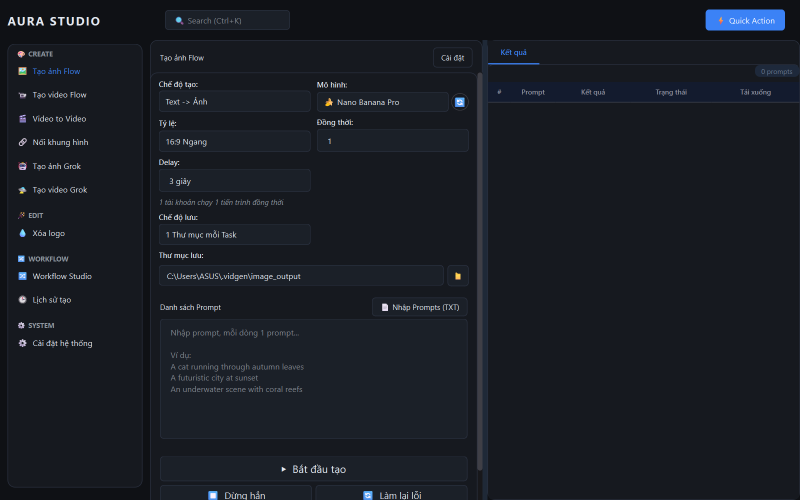
#> input picture assets/flow_image.png, 1600 x 1000 px (shown at 1/2 size)
$ python -i image_analyzer.py   (imports and definitions only)
#> lines starting #> are read from the running program, lines starting #| are printed output that depends on the picture; after the words box and inside, x2 and y2 are one past the last pixel; in counts of white or black regions, pixels touching at a corner belong together
import cv2
import numpy as np
import time

class ImageAnalyzer:
    def __init__(self):
        pass

    def analyze(self, image_path: str) -> dict:
#> called with image_path = '../../assets/flow_image.png'
        t0 = time.perf_counter()
        img = cv2.imread(str(image_path))
#> img is the input picture: shape (1000, 1600, 3); mean B, G, R 35.9, 28.8, 25
        if img is None:
            return {"error": "Invalid image"}

        # Fast resize for analysis to guarantee < 50ms
        h, w = img.shape[:2]
#> h = 1000; w = 1600
        max_dim = 512
        if max(h, w) > max_dim:
            scale = max_dim / max(h, w)
#> scale = 0.32
            img = cv2.resize(img, (int(w * scale), int(h * scale)), interpolation=cv2.INTER_LINEAR)
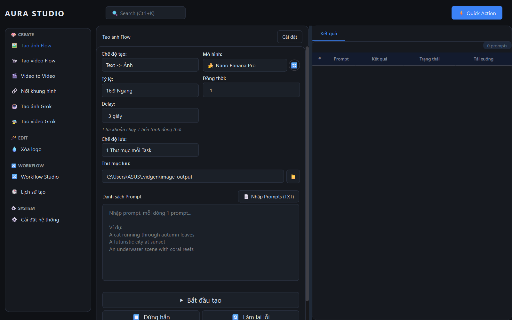
#> img: shape (320, 512, 3); mean B, G, R 35.9, 28.8, 25

        h, w = img.shape[:2]
#> h = 320; w = 512
        area = h * w
#> area = 163840

        # 1. Grayscale for structural analysis
        gray = cv2.cvtColor(img, cv2.COLOR_BGR2GRAY)

        # 2. Edge Density
        edges = cv2.Canny(gray, 100, 200)
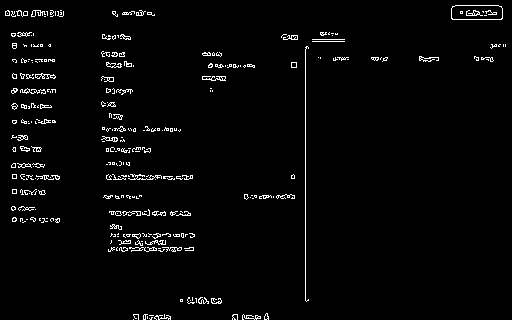
#> edges: shape (320, 512); 2.7% white in thin lines or dots
        edge_density = np.count_nonzero(edges) / area
#> edge_density = 0.0266

        # 3. Entropy & Histogram
        hist = cv2.calcHist([gray], [0], None, [256], [0, 256])
#> hist = 256 values, max 105305 at index 25, min 0 at index 0, mean 640
        hist = hist.flatten() / area
#> hist = 256 values, max 0.643 at index 25, min 0 at index 0, mean 0.00391
        hist_non_zero = hist[hist > 0]
#> hist_non_zero = 222 values, max 0.643 at index 8, min 6.1e-06 at index 3, mean 0.0045
        entropy = -np.sum(hist_non_zero * np.log2(hist_non_zero))
#> entropy = 2.01

        # 4. Color Variance (Quantized)
        img_small = cv2.resize(img, (128, 128), interpolation=cv2.INTER_NEAREST)
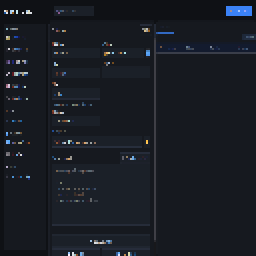
#> img_small: shape (128, 128, 3) (shown 2 times larger); mean B, G, R 35.9, 28.8, 25.1
        img_quant = img_small // 32
        unique_colors = len(np.unique(img_quant.reshape(-1, 3), axis=0))
#> unique_colors = 95
        color_variance = unique_colors / (128 * 128)
#> color_variance = 0.0058

        # 5. Connected Components (Text/UI Approximation)
        thresh = cv2.adaptiveThreshold(gray, 255, cv2.ADAPTIVE_THRESH_GAUSSIAN_C, cv2.THRESH_BINARY_INV, 11, 2)
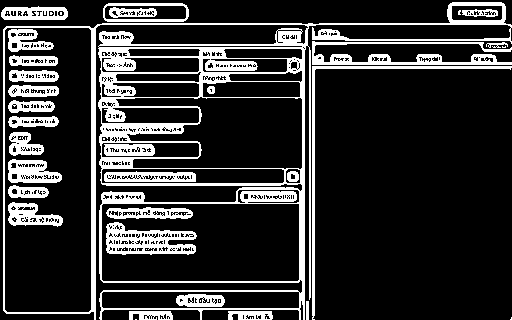
#> thresh: shape (320, 512); 19.4% white; 50 white regions (22 under 20 px), largest, box (x1, y1, x2, y2) and area: (3, 2, 512, 320) 16789, (312, 41, 512, 65) 1759, (106, 222, 197, 255) 1657
        num_labels, labels, stats, centroids = cv2.connectedComponentsWithStats(thresh, connectivity=8)
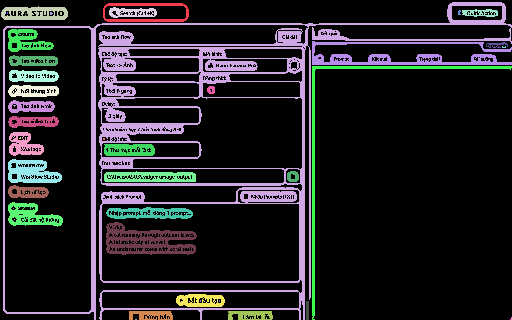
#> labels: shape (320, 512) int32; 51 distinct labels, from 0 to 50; one colour per label, 0 black
#> num_labels = 51; stats = 51 rows, first 6: [0, 0, 512, 320, 132030], [103, 3, 86, 19, 541], [3, 2, 509, 318, 16789], [1, 6, 67, 14, 673], [109, 7, 48, 11, 323], [462, 9, 36, 8, 177]; centroids = 51 pairs, first value 7 to 510.8, second value 12 to 319

        text_like_components = 0
        for i in range(1, num_labels):
            comp_area = stats[i, cv2.CC_STAT_AREA]
            if 10 < comp_area < 2000:
                text_like_components += 1
#> this loop made 50 passes
#> comp_area on passes 1, 2, 3, 4, 5, 12, 13, 14, 16, 17, 18, 19: 541, 16789, 673, 323, 177, 583, 1759, 64, 398, 1349, 460, 452
#> after the loop, text_like_components = 28
        text_density = text_like_components / (area / 10000)
#> text_density = 1.71

        # 6. Straight Line Detection
        lines = cv2.HoughLinesP(edges, 1, np.pi / 180, threshold=40, minLineLength=30, maxLineGap=10)
#> lines = 39 rows, first 6: [305, 300, 305, 47], [5, 11, 63, 12], [466, 14, 502, 14], [12, 45, 50, 46], [107, 179, 155, 179], [12, 175, 57, 175]
        line_length = 0
        if lines is not None:
            for line in lines:
                x1, y1, x2, y2 = line[0]
                line_length += np.sqrt((x2 - x1)**2 + (y2 - y1)**2)
#> this loop made 39 passes
#> (x1, y1, x2, y2, line_length) on passes 1 to 12: (305, 300, 305, 47, 253), (5, 11, 63, 12, 311), (466, 14, 502, 14, 347), (12, 45, 50, 46, 385), (107, 179, 155, 179, 433), (12, 175, 57, 175, 478), (106, 176, 192, 176, 564), (312, 39, 344, 39, 596), (208, 67, 254, 65, 642.1), (106, 178, 192, 178, 728.1), (5, 15, 63, 15, 786.1), (259, 198, 293, 195, 820.2)
#> after the loop, line_length = 2162.6
        line_density = line_length / max(w, h)
#> line_density = 4.22

        analysis_time = (time.perf_counter() - t0) * 1000

        return {
            "edge_density": edge_density,
            "entropy": float(entropy),
            "color_variance": color_variance,
            "text_density": text_density,
            "line_density": line_density,
            "analysis_time_ms": analysis_time
        }

>>> result = ImageAnalyzer().analyze('../../assets/flow_image.png')
#> result = {'edge_density': 0.0266, 'entropy': 2.01, 'color_variance': 0.0058, 'text_density': 1.71, 'line_density': 4.22, 'analysis_time_ms': 472.3}

$ run again, on assets/char_video.png
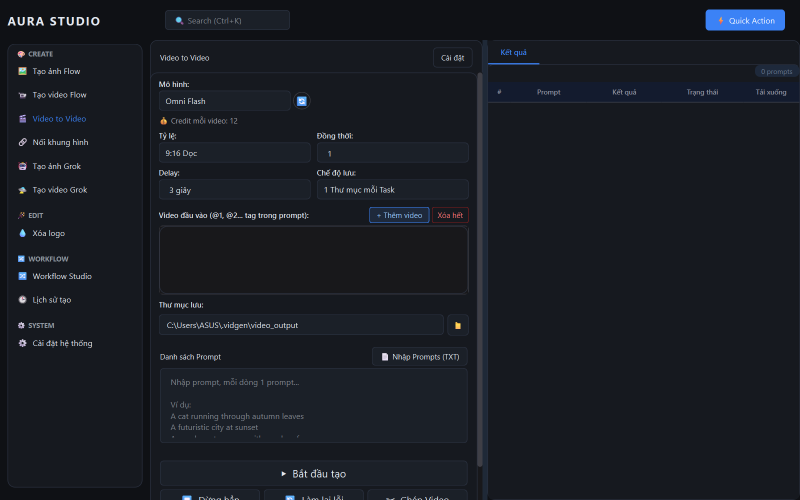
#> input picture assets/char_video.png, 1600 x 1000 px (shown at 1/2 size)
#> in analyze, img is the input picture: shape (1000, 1600, 3); mean B, G, R 35.4, 28.5, 24.9
#> img: shape (320, 512, 3)
#> in analyze, `edges = cv2.Canny(gray, 100, 200)`:
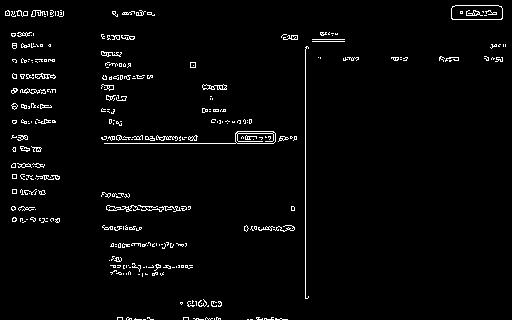
#> edges: shape (320, 512); 2.7% white in thin lines or dots
#> edge_density = 0.0275
#> in analyze, `hist = cv2.calcHist([gray], [0], None, [256], [0, 256])`: hist = 256 values, max 103869 at index 25, min 0 at index 0, mean 640
#> in analyze, `hist = hist.flatten() / area`: hist = 256 values, max 0.634 at index 25, min 0 at index 0, mean 0.00391
#> hist_non_zero = 223 values, max 0.634 at index 8, min 6.1e-06 at index 3, mean 0.00448
#> entropy = 2.2
#> unique_colors = 93
#> color_variance = 0.00568
#> thresh: shape (320, 512); 20.3% white; 51 white regions (21 under 20 px), largest, box (x1, y1, x2, y2) and area: (3, 2, 512, 320) 18399, (312, 41, 512, 65) 1759, (312, 66, 512, 320) 1349
#> in analyze, `num_labels, labels, stats, centroids = cv2.connectedComponentsWithStat..`:
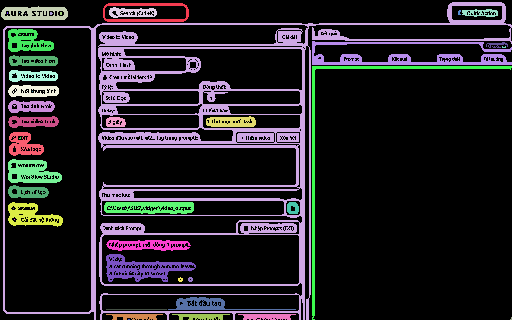
#> labels: shape (320, 512) int32; 52 distinct labels, from 0 to 51; one colour per label, 0 black
#> num_labels = 52; stats = 52 rows, first 6: [0, 0, 512, 320, 130618], [103, 3, 86, 19, 541], [3, 2, 509, 318, 18399], [1, 6, 67, 14, 673], [109, 7, 48, 11, 323], [462, 9, 36, 8, 177]; centroids = 52 pairs, first value 7 to 510.8, second value 12 to 319
#> the loop in analyze, `for i in range(1, num_labels):` made 51 passes
#> comp_area on passes 1, 2, 3, 4, 5, 12, 13, 14: 541, 18399, 673, 323, 177, 652, 1759, 64
#> after the loop in analyze, `for i in range(1, num_labels):`: text_like_components = 31
#> text_density = 1.89
#> lines = 38 rows, first 6: [305, 298, 305, 47], [104, 143, 273, 143], [101, 138, 196, 140], [451, 18, 501, 19], [101, 137, 196, 137], [235, 136, 296, 136]
#> the loop in analyze, `for line in lines:` made 38 passes
#> (x1, y1, x2, y2, line_length) on passes 1 to 8: (305, 298, 305, 47, 251), (104, 143, 273, 143, 420), (101, 138, 196, 140, 515), (451, 18, 501, 19, 565), (101, 137, 196, 137, 660), (235, 136, 296, 136, 721), (5, 15, 63, 15, 779), (113, 14, 154, 14, 820)
#> after the loop in analyze, `for line in lines:`: line_length = 2286.4
#> line_density = 4.47
#> result = {'edge_density': 0.0275, 'entropy': 2.2, 'color_variance': 0.00568, 'text_density': 1.89, 'line_density': 4.47, 'analysis_time_ms': 493.4}
